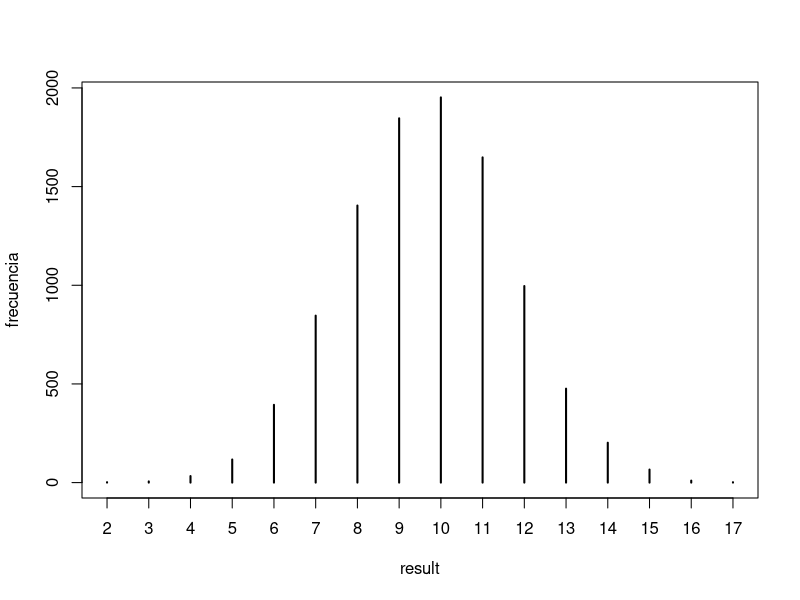
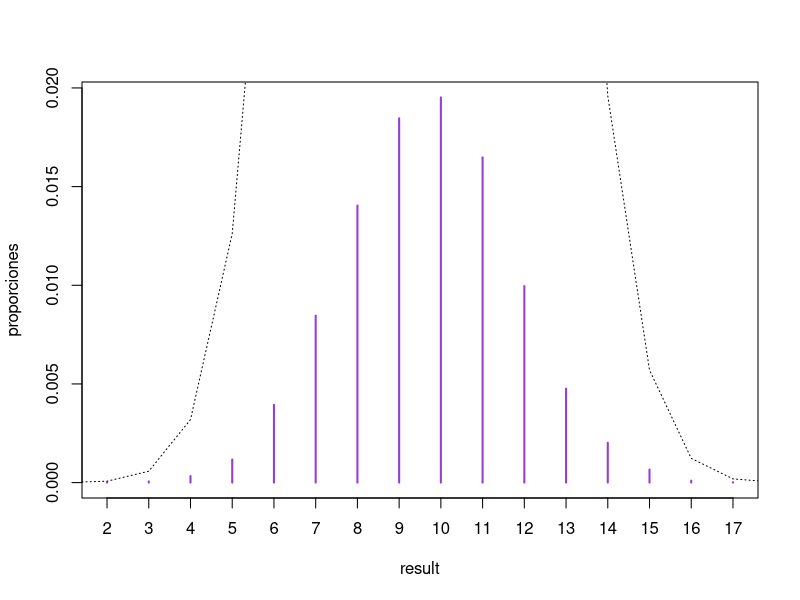
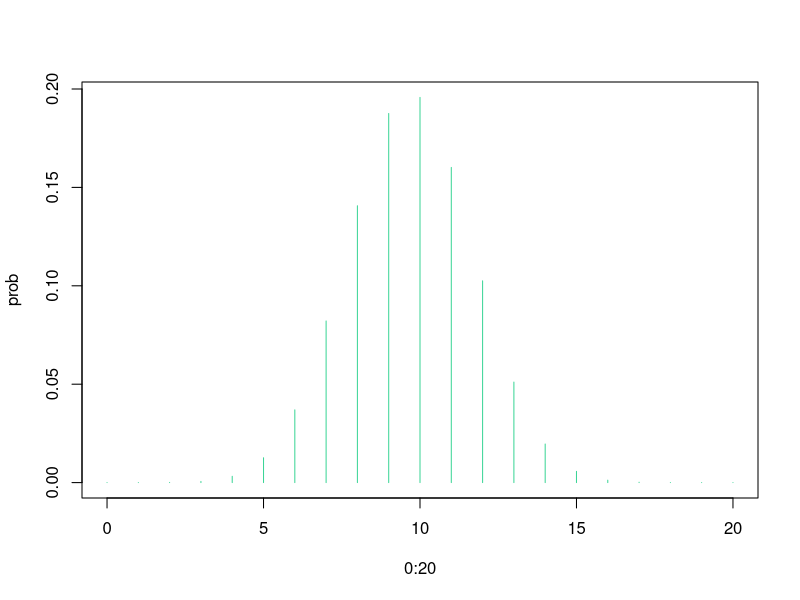

The R script that drew these images, in order:
####################### #
# Tarea 1 - Ejercicio 8 #
####################### #
rm(list = ls())

#guardara las veces que sale bola gris
b_grises <- data.frame()

#guardara los primeros 3 resultados
results_3 <- data.frame(extr=1:10)

#realizacion de experimiento
for( i in 1:10000){ #te faltaron realizaciones 
  extr <- sample(c(rep(1, 46), rep( 0, 49)), 20, replace=F)
  b_grises <- rbind(b_grises,  data.frame(result=sum(extr)) )
  
  #obtener los primeros 3 resultados
  if(i<=3){
    results_3 <- cbind(results_3, extr)
    colnames(results_3)[i+1] <- paste("exp_", i, sep="")
  }
  
}
frecuencia <- table(b_grises)
plot(frecuencia)

#Probabilidad de tener 5 grises
prob_5 <- frecuencia[which(row.names(frecuencia)==5)]/10000
prob_5 #si hubieses hecho el numero de realizaciones que se pide este numero cambia

proporciones <- frecuencia/100000
plot(proporciones, col="#973dd5")

prob <- dhyper(0:20, 46, 49, 20)
#agregar linea de densidad
lines(x=0:20, y=prob, lty=3, color="#3dd597")
plot (x=0:20,y=prob,type = "h", col="#3dd597") #estas lineas estan permutadas

# en genral bien, los errores son descuidos te doy .85 del ejercicio
